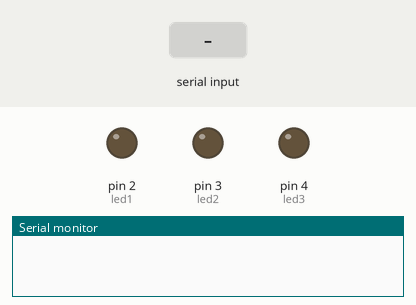
Recording of a sketch running on a simulated Arduino Uno, built with avr-gcc and run on an emulated ATmega328P. On the bench: output pins drawn as LEDs (lit = HIGH), the last lines printed to the serial monitor. The inputs (shaded band) are chosen by the test bench.

Above: at 1.2 s.
1.3 s: byte 30 received over Serial
At 2.3 s:
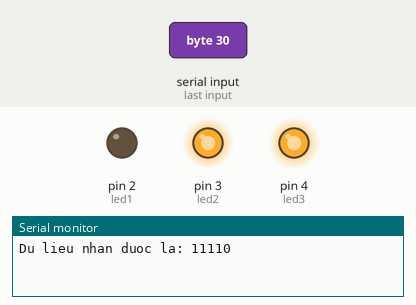
2.8 s: byte 90 received over Serial
At 3.5 s:
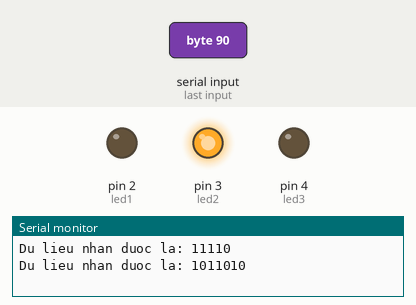
Timing chart, 0 to 5.8 s (numbered marks = the images above; inputs shaded):
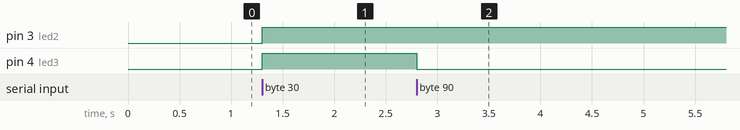

Measured:
- after the input at 1.3 s, pin 3 (led2), pin 4 (led3): LOW → HIGH at once
- after the input at 2.8 s, pin 4 (led3): HIGH → LOW at once

The sketch:

led_3_bitmath_and_serial.ino
```cpp
int led1 = 2;
int led2 = 3;
int led3 = 4;
char Status;

void setup() {
  pinMode(led1,OUTPUT);
  pinMode(led2,OUTPUT);
  pinMode(led3,OUTPUT);
  Serial.begin(9600);
}

void loop() {
  if(Serial.available())
  {
    Status = Serial.read();
    Serial.print("Du lieu nhan duoc la: ");
    Serial.println(Status,BIN);
    digitalWrite(led1,Status&1);
    digitalWrite(led2,(Status>>1)&1);
    digitalWrite(led3,(Status>>2)&1);
  }
}
```
